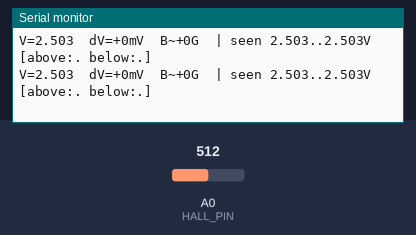
Simulated run of this sketch. Board: Arduino Uno, built with avr-gcc and run on an emulated ATmega328P. Parts: the last lines printed to the serial monitor. Inputs (shaded band) come from the test bench; at power-on: A0 (HALL_PIN) = 512.

Above: at 9.4 s.
9.5 s: A0 (HALL_PIN) set to 520
At 9.62 s:
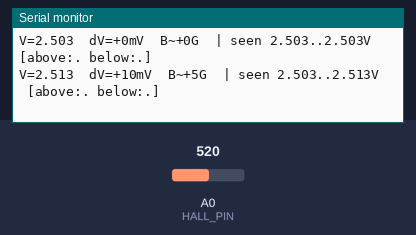
11.0 s: A0 (HALL_PIN) set to 513
At 11.01 s:
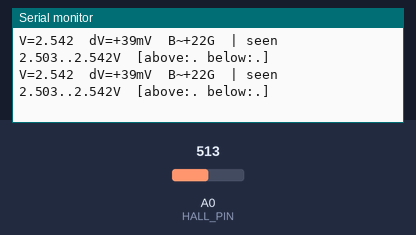
Timing chart, 0 to 13.5 s (numbered marks = the images above; inputs shaded):
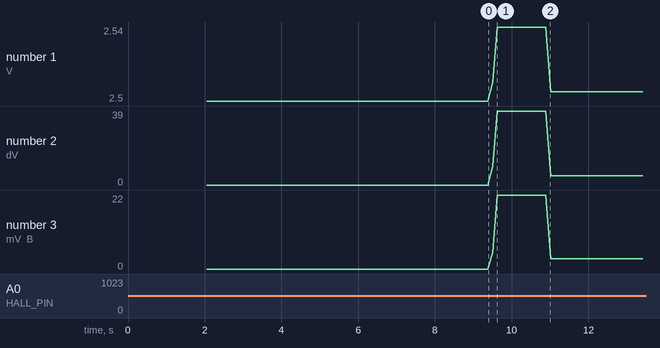

Measured:
- after the input at 9.5 s, the serial monitor: prints a new line at once (image 1)
- plotted number 1: 2.5 → 2.54 after the input at 9.5 s, 2.54 → 2.51 after the input at 11.0 s
- plotted number 2: 0 → 39 after the input at 9.5 s
- plotted number 3: 0 → 22 after the input at 9.5 s, 22 → 3 after the input at 11.0 s

The sketch:

test_hall.ino
```cpp
/*
 * test_hall.ino -- SS49EUA linear Hall sensor bring-up test (Arduino Uno / Nano)
 *
 * Produces the three things you asked for, over serial @115200:
 *   (1) HEALTH  -- is the sensor alive? Idle output must sit near Vcc/2, and the
 *                  reading must swing BOTH above and below that level as you bring
 *                  the two poles of a magnet close. The sketch auto-verdicts this.
 *   (2) V_null  -- quiescent output at 0 field, averaged over many samples, in
 *                  ADC counts and in volts (using the ACTUAL Vcc it measures).
 *   (3) MAX RATE-- the ADC prescaler is lowered to /16 and the achieved single-
 *                  conversion throughput is timed and reported.
 *
 * Wiring (SS49EUA, chamfered/branded face toward the magnet, leads down):
 *   pin1 = Vcc(5V)   pin2 = GND   pin3 = OUT
 *   OUT -> A0.  Power the sensor from the SAME 5V that feeds the ADC reference
 *   (ratiometric: supply drift then cancels between sensor and ADC).
 *
 * Runtime: send any character to reset the running min/max during the live phase.
 */
#include <Arduino.h>

static const uint8_t HALL_PIN = A0;          // ADC channel A0
static const float    HALL_SENS_MV_PER_G = 1.8f; // SS49E typ.; VERIFY on datasheet
#define ADC_FULL 1023.0f

// ---------- Fast ADC ----------
// One 10-bit conversion from the currently selected channel. With the /16
// prescaler set below this blocks ~13 us instead of the stock ~112 us.
static inline uint16_t adcRead() {
  ADCSRA |= _BV(ADSC);              // start conversion
  while (ADCSRA & _BV(ADSC)) {}     // wait 13 ADC clocks
  return ADC;                       // atomic 16-bit read of ADCL:ADCH
}

// Select A0, AVCC reference, and the fastest sane prescaler.
static void adcSetupFast() {
  ADMUX  = _BV(REFS0) | (HALL_PIN - A0);   // REFS0 = AVCC ref, low bits = channel
  // Prescaler /16 -> ADC clock 16MHz/16 = 1 MHz -> ~13 us/conv (~77 kSPS). This is
  // above the 50-200 kHz window for guaranteed full 10-bit accuracy, so the low
  // bit or two get noisier -- the standard price of max speed. For cleaner bits at
  // ~38 kSPS use /32: ADCSRA = _BV(ADEN)|_BV(ADPS2)|_BV(ADPS0);
  ADCSRA = _BV(ADEN) | _BV(ADPS2);         // enable + /16
  adcRead(); adcRead();                     // discard first conversions after mux change
}

// Measure actual Vcc via the internal 1.1V bandgap, so the volts we print are real
// even off USB (~4.6-5.0V). Returns millivolts. Restores the A0 mux afterward.
static long readVccmV() {
  ADMUX = _BV(REFS0) | _BV(MUX3) | _BV(MUX2) | _BV(MUX1); // 1.1V bandgap vs AVCC
  delay(2);                                               // settle
  adcRead();                                              // discard
  uint16_t adc = adcRead();
  long vcc = (adc > 0) ? (1125300L / adc) : 0;            // 1.1*1023*1000 / adc
  ADMUX = _BV(REFS0) | (HALL_PIN - A0);                   // back to A0
  adcRead(); adcRead();                                   // discard after mux change
  return vcc;
}

// Averaged count over n fast reads (denoise for the slow, human-readable phases).
static float adcAvg(uint16_t n) {
  uint32_t s = 0;
  for (uint16_t i = 0; i < n; i++) s += adcRead();
  return (float)s / n;
}

// ---------- State ----------
static float g_vref   = 5.0f;      // measured Vcc, volts
static float g_null_c = 512.0f;    // V_null in counts
static float g_null_v = 2.5f;      // V_null in volts
static float g_minSeen = ADC_FULL, g_maxSeen = 0.0f;

// ---------- (3) Max sample rate ----------
static void phaseRate() {
  const uint32_t N = 20000;
  volatile uint32_t sink = 0;                 // keep the compiler honest
  uint32_t t0 = micros();
  for (uint32_t i = 0; i < N; i++) sink += adcRead();
  uint32_t dt = micros() - t0;
  float us  = (float)dt / N;
  float ksps = 1000.0f / us;
  Serial.println(F("--- (3) MAX ADC SAMPLE RATE (prescaler /16) ---"));
  Serial.print(F("  "));   Serial.print(us, 2);  Serial.print(F(" us/sample  ->  "));
  Serial.print(ksps, 1);   Serial.println(F(" kSPS"));
  Serial.print(F("  (stock analogRead is ~112 us / ~9 kSPS for comparison)\n"));
}

// ---------- (2) V_null ----------
static void phaseNull() {
  Serial.println(F("--- (2) V_null : keep ALL magnets away, coil OFF, then wait ---"));
  delay(1500);
  const uint32_t M = 8000;
  uint32_t sum = 0; uint64_t sumsq = 0; uint16_t mn = 1023, mx = 0;
  for (uint32_t i = 0; i < M; i++) {
    uint16_t v = adcRead();
    sum += v; sumsq += (uint32_t)v * v;
    if (v < mn) mn = v; if (v > mx) mx = v;
  }
  float mean = (float)sum / M;
  float var  = (float)((double)sumsq / M - (double)mean * mean);
  float sd   = var > 0 ? sqrt(var) : 0;
  g_null_c = mean;
  g_null_v = mean * g_vref / ADC_FULL;
  Serial.print(F("  V_null = "));   Serial.print(g_null_c, 1);  Serial.print(F(" counts  = "));
  Serial.print(g_null_v, 4);        Serial.print(F(" V   (noise sd="));
  Serial.print(sd, 2);              Serial.print(F(" cts, ptp="));
  Serial.print(mx - mn);            Serial.println(F(" cts)"));
  // Plausibility: a healthy ratiometric null sits near mid-scale.
  if (mean > 0.30f * ADC_FULL && mean < 0.70f * ADC_FULL)
    Serial.println(F("  -> null is near Vcc/2: plausible. Sensor powered & biased OK."));
  else
    Serial.println(F("  -> WARNING: null NOT near Vcc/2. Check wiring/power, or a magnet is nearby."));
  Serial.println();
}

// ---------- (1) Health / liveness (interactive) ----------
static void phaseHealthHeader() {
  Serial.println(F("--- (1) HEALTH : now bring a magnet close, then FLIP it over ---"));
  Serial.println(F("  Goal: reading must go clearly ABOVE and clearly BELOW V_null."));
  Serial.println(F("  Live line: V, dV vs null, ~B, and running min/max. Send any char to reset.\n"));
}

void setup() {
  Serial.begin(115200);
  while (!Serial) {}
  adcSetupFast();
  g_vref = readVccmV() / 1000.0f;
  Serial.println(F("\n===== SS49EUA Hall test ====="));
  Serial.print (F("Measured Vcc = ")); Serial.print(g_vref, 3); Serial.println(F(" V\n"));
  phaseRate();
  phaseNull();
  phaseHealthHeader();
}

void loop() {
  if (Serial.available()) { while (Serial.available()) Serial.read(); g_minSeen = ADC_FULL; g_maxSeen = 0; }

  float c = adcAvg(256);                       // denoised current reading, counts
  if (c < g_minSeen) g_minSeen = c;
  if (c > g_maxSeen) g_maxSeen = c;

  float v   = c * g_vref / ADC_FULL;
  float dmv = (c - g_null_c) * g_vref / ADC_FULL * 1000.0f;   // mV vs null
  float B   = dmv / HALL_SENS_MV_PER_G;                        // Gauss (approx)

  bool above = (g_maxSeen - g_null_c) > 15.0f;   // ~ >70 mV each side
  bool below = (g_null_c - g_minSeen) > 15.0f;

  Serial.print(F("V=")); Serial.print(v, 3);
  Serial.print(F("  dV=")); if (dmv >= 0) Serial.print('+'); Serial.print(dmv, 0); Serial.print(F("mV"));
  Serial.print(F("  B~")); if (B >= 0) Serial.print('+'); Serial.print(B, 0); Serial.print(F("G"));
  Serial.print(F("  | seen ")); Serial.print(g_minSeen * g_vref / ADC_FULL, 3);
  Serial.print(F("..")); Serial.print(g_maxSeen * g_vref / ADC_FULL, 3); Serial.print(F("V"));
  Serial.print(F("  [above:")); Serial.print(above ? 'Y' : '.');
  Serial.print(F(" below:"));   Serial.print(below ? 'Y' : '.'); Serial.print(']');
  if (above && below) Serial.print(F("  <-- HEALTHY: responds both polarities"));
  Serial.println();

  delay(120);
}
```
